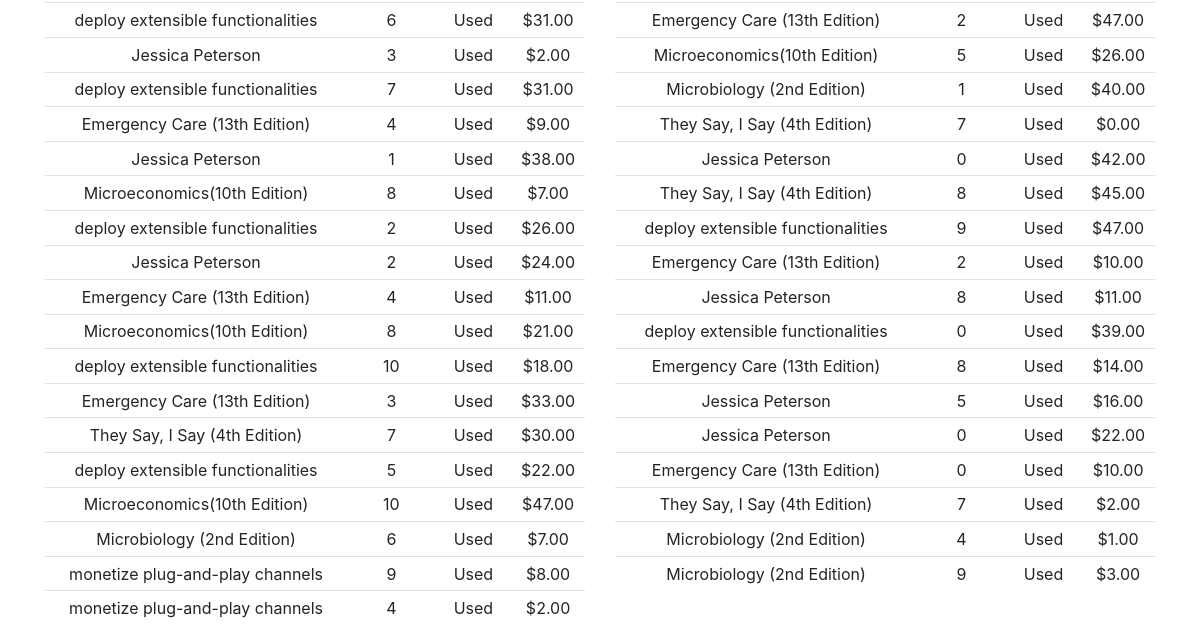
The page /order_library (signed in, lower part) on the database as committed earlier.
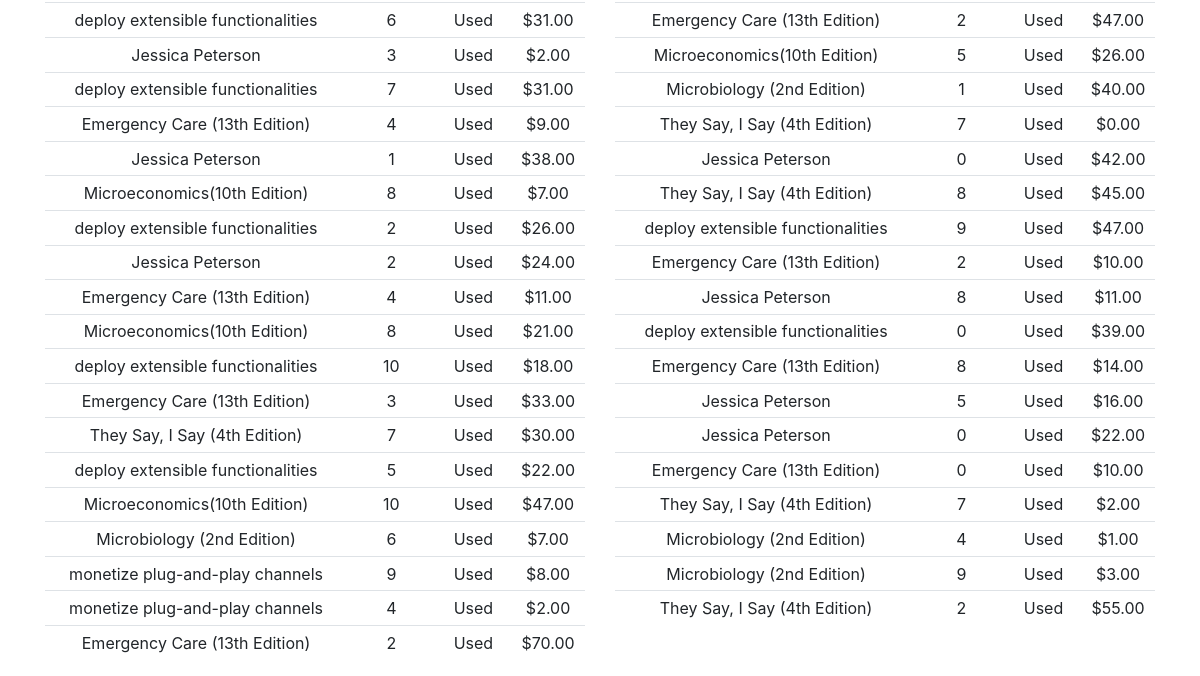
The same page on the database as committed later.
### auction/models.py (models this page shows, shortened)
class Order(models.Model):
    bschoices = [
        ('Buy', 'Buy'),
        ('Sell', 'Sell')
    ]
    quality_choices = [
        ('New', 'New'),
        ('LUsed', 'Lightly Used'),
        ('Used', 'Used'),
        ('Damaged', 'Damaged')
    ]
    order_owner = models.ForeignKey(
        User, on_delete=models.CASCADE, related_name='Order_Owner')
    buyorsell = models.CharField(
        max_length=50,
        choices=bschoices
    )
    book = models.ForeignKey(
        Book, on_delete=models.CASCADE, related_name='Order')
    price = models.DecimalField(max_digits=5, decimal_places=2)
    quantity = models.IntegerField()
    quality = models.CharField(
        max_length=100,
        choices=quality_choices,
        default='Used'
    )
    created_at = models.DateTimeField(default = timezone.now())
    '''
    Methods for displaying statistics
    '''
    '''
    Methods for organizing data to be plotted out in chart.js
    '''

class Book(models.Model):
    name = models.CharField(max_length=50)
    description = models.TextField()
    classes = models.CharField(max_length=100)
    subject = models.CharField(max_length=100, default='N/A')
    author = models.CharField(max_length=255, default='N/A')
    isbn = models.CharField(max_length=13, default='0000000000000')

### auction/views.py (the view)
# urls.py: path('order_library', views.order_library, name="order_library"),
@login_required
def order_library(request):
    template = 'order_library.html'
    owner = request.user
    buyorders = Order.objects.filter(order_owner = owner).filter(buyorsell='Buy')
    sellorders = Order.objects.filter(order_owner = owner).filter(buyorsell='Sell')
    order_type = [buyorders, sellorders]
    return render(request, template, {'user':owner, 'order_type':order_type})

### templates/order_library.html (shortened to what this page needs)
{% extends 'base.html' %}
{% load static %}
{% block content %}
<br>
<br>
<br>
<div class="container">
  <div class="row">
    {% for orders in order_type %}
    <div class="col-6">
      <div class="table-responsive">
      <table class="table table-sm table-hover mt-2">
        <tbody>
          {% for order in orders %}
          <tr>
            <td class="text-center"> {{order.book.name }}</td>
            <td class="text-center"> {{order.quantity}}</td>
            <td class="text-center"> {{order.quality}}</td>
            <td class="text-center"> ${{order.price}}</td>
          </tr>
          {% endfor %}
        </tbody>
      </table>
      </div>
    </div>
    {% endfor %}
  </div>
</div>
{% endblock content %}

### templates/base.html (shortened to what this page needs)
<!DOCTYPE html>
<html lang="en" dir="ltr">
  <head>
    <link rel="stylesheet" href="https://cdn.jsdelivr.net/npm/bootstrap@4.5.3/dist/css/bootstrap.min.css">
  </head>
  <body>
    {% block body %}
    {% block content %}
    {% endblock content %}
    {% endblock body %}
  </body>
</html>

Rows that differ between the two databases and show on the page:
added Order: book.name "Emergency Care (13th Edition)", quantity "2", quality "Used", price "70.00"
added Order: book.name "They Say, I Say (4th Edition)", quantity "2", quality "Used", price "55.00"
